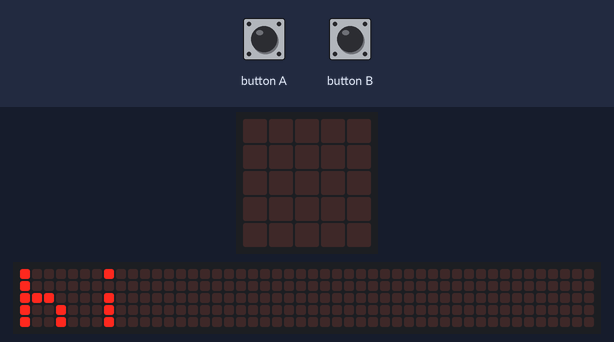
The program below on a simulated BBC micro:bit (MakeCode). Shown: the board's 5×5 LED display, a strip that is not on the board, showing the scrolling text unrolled. The inputs (shaded band) are chosen by the test bench. The 48×5 strip is a reading aid, not a part: it shows the text the display is scrolling, unrolled, one strip-width of it at a time.

Above: at 2.0 s.
4.0 s: button A pressed for 0.15 s
At 4.6 s:
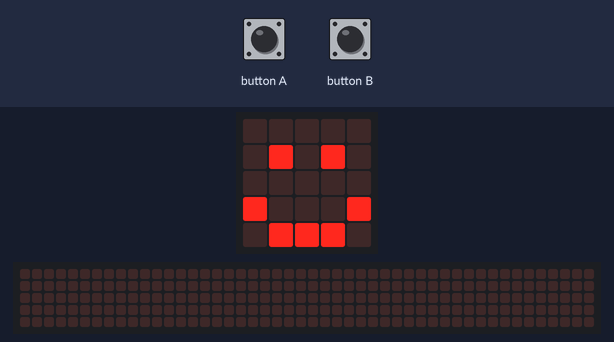
At 33.8 s:
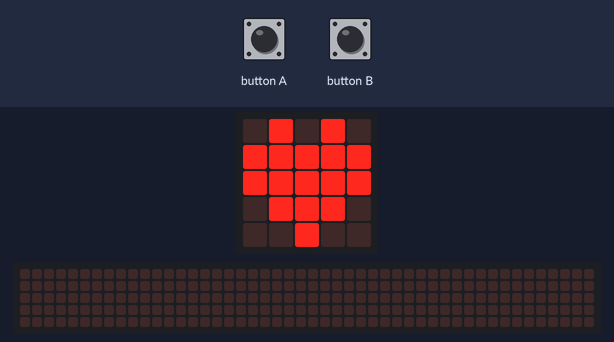

Measured:
- after the input at 4.0 s, the display: changes after 0.15 s (image 1)
- what the display in image 0 shows lasts 0.7 s, from 2.0 s to 2.7 s
- what the display in image 1 shows lasts 0.6 s, from 4.2 s to 4.8 s

The program:

main.ts
```typescript
input.onButtonPressed(Button.A, function () {
    basic.showIcon(IconNames.Happy)
    basic.showString("please finsh your homework, thx")
    basic.showIcon(IconNames.Heart)
})
input.onButtonPressed(Button.B, function () {
    basic.showIcon(IconNames.Angry)
    basic.showString("please finsh your homework!!!!!")
})
basic.showString("hi")
```

test.ts
```typescript
// 在這裡測試；當此封包作為擴充功能時，將不會編譯此內容。
```
